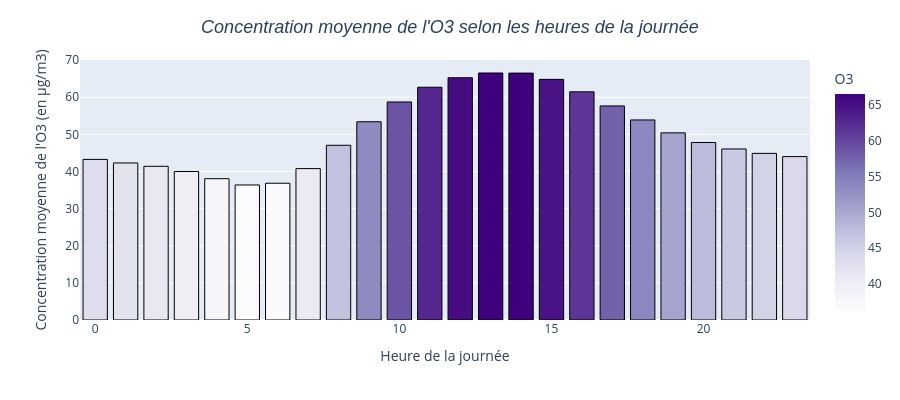

The notebook cell this image was saved under:
### Markdown cell above
Ces statistiques bivariées justifient encore nos hypothèses. D'ailleurs, on remarque pour l'humidité que la corrélation est négative, donc nous nous concentrerons sur le déficit d'humidité par la suite. <br>
<br>
Visualisons la concentration moyenne horaire de l'ozone sous forme de diagramme en barres :

### Code cell
fig = px.bar(moyennes_horaires, x="heure", y="O3", color = "O3", color_continuous_scale="Purples")
fig.update_traces(marker_line_color='black', marker_line_width=1) # paramètres graphiques des marqueurs
fig.update_layout(height=400, xaxis_title="Heure de la journée", yaxis_title="Concentration moyenne de l'O3 (en µg/m3)",
  legend=dict(x=.8, y=.95), title=dict(text="Concentration moyenne de l'O3 selon les heures de la journée",
  font=dict(size=18, family='Arial', style='italic'), x=0.5, y=0.95)) # paramètres graphiques de la figure
fig.show()

### Figure 1 — Plotly figure (JSON) as saved in the notebook; plotly's stock layout.template omitted (floating-point values rounded to 4 significant figures)
{"data": [{"hovertemplate": "heure=%{x}<br>O3=%{marker.color}<extra></extra>", "legendgroup": "", "marker": {"color": [43.27, 42.31, 41.41, 40.01, 38.07, 36.38, 36.84, 40.79, 47.07, 53.41, 58.74, 62.71, 65.27, 66.54, 66.51, 64.83, 61.47, 57.67, 53.9, 50.42, 47.82, 46.08, 44.89, 44.03], "coloraxis": "coloraxis", "line": {"color": "black", "width": 1}, "pattern": {"shape": ""}}, "name": "", "orientation": "v", "showlegend": false, "textposition": "auto", "type": "bar", "x": [0, 1, 2, 3, 4, 5, 6, 7, 8, 9, 10, 11, 12, 13, 14, 15, 16, 17, 18, 19, 20, 21, 22, 23], "xaxis": "x", "y": [43.27, 42.31, 41.41, 40.01, 38.07, 36.38, 36.84, 40.79, 47.07, 53.41, 58.74, 62.71, 65.27, 66.54, 66.51, 64.83, 61.47, 57.67, 53.9, 50.42, 47.82, 46.08, 44.89, 44.03], "yaxis": "y"}], "layout": {"barmode": "relative", "coloraxis": {"colorbar": {"title": {"text": "O3"}}, "colorscale": [[0, "rgb(252,251,253)"], [0.125, "rgb(239,237,245)"], [0.25, "rgb(218,218,235)"], [0.375, "rgb(188,189,220)"], [0.5, "rgb(158,154,200)"], [0.625, "rgb(128,125,186)"], [0.75, "rgb(106,81,163)"], [0.875, "rgb(84,39,143)"], [1, "rgb(63,0,125)"]]}, "height": 400, "legend": {"tracegroupgap": 0, "x": 0.8, "y": 0.95}, "margin": {"t": 60}, "title": {"font": {"family": "Arial", "size": 18, "style": "italic"}, "text": "Concentration moyenne de l'O3 selon les heures de la journée", "x": 0.5, "y": 0.95}, "xaxis": {"anchor": "y", "domain": [0, 1], "title": {"text": "Heure de la journée"}}, "yaxis": {"anchor": "x", "domain": [0, 1], "title": {"text": "Concentration moyenne de l'O3 (en µg/m3)"}}}}
